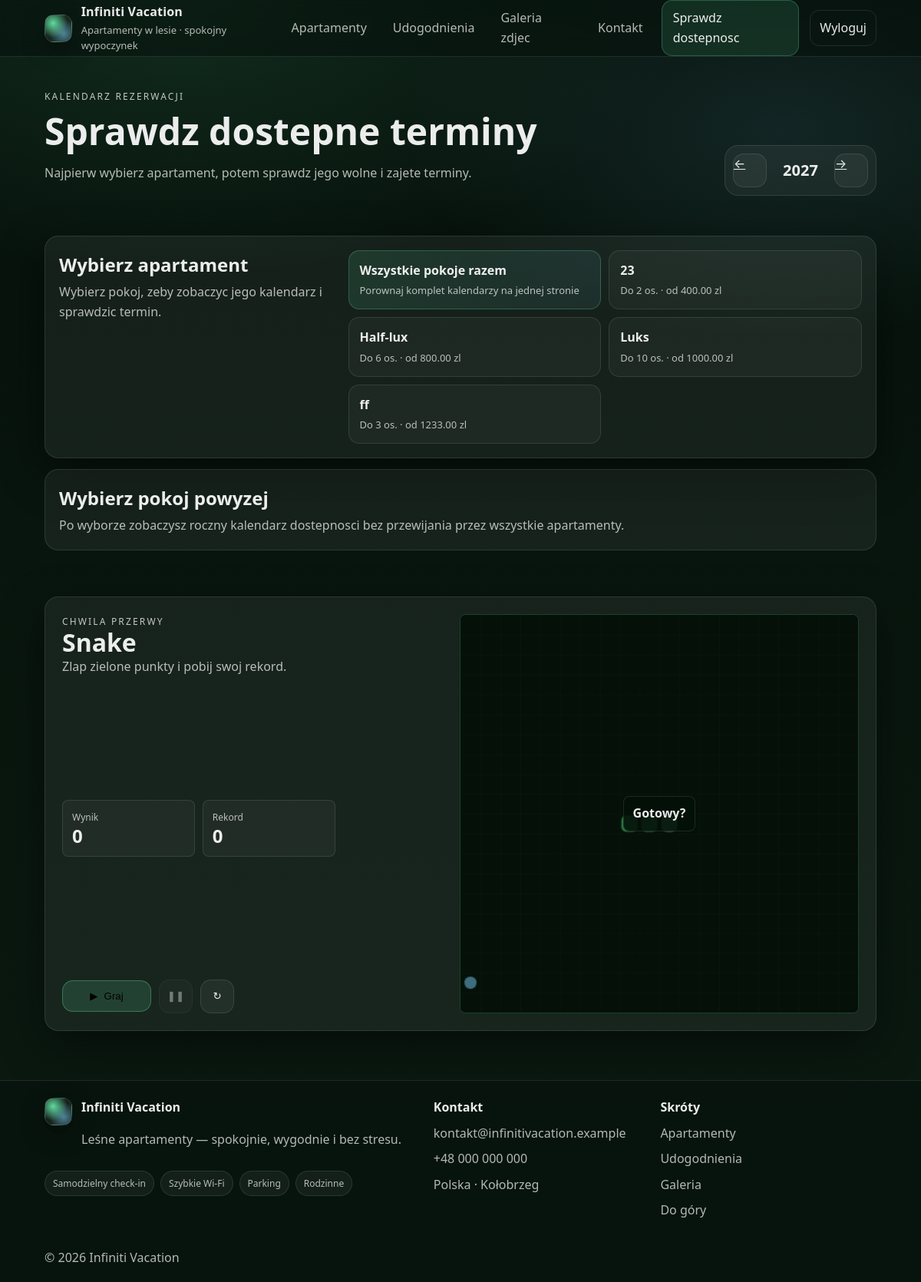
The page /website/availability/?year=2027 (signed in) on the database its author committed.
### infiniti_vacation/models.py (models this page shows, shortened)
class Apartment(models.Model):
    name = models.CharField(_("Name"), max_length=120)
    slug = models.SlugField(_("Slug"), max_length=140, unique=True)
    short_description = models.CharField(
        _("Short description"), max_length=220, blank=True
    )
    description = models.TextField(_("Description"), blank=True)
    guests_max = models.PositiveSmallIntegerField(_("Max guests"), default=2)
    beds = models.PositiveSmallIntegerField(_("Beds"), default=1)
    has_kitchen = models.BooleanField(_("Kitchen"), default=False)
    has_terrace = models.BooleanField(_("Terrace"), default=False)
    forest_view = models.BooleanField(_("Forest view"), default=True)
    price_per_night_pln = models.DecimalField(
        _("Price per night (PLN)"), max_digits=8, decimal_places=2
    )
    cover_image_path = models.CharField(
        _("Cover image path"),
        max_length=255,
        blank=True,
        help_text=_(
            "Example: infinitivacation/img/apt-1.jpg or static path: "
            "infiniti_vacation/img/slide-1.jpg"
        ),
    )
    is_active = models.BooleanField(_("Active"), default=True)
    created_at = models.DateTimeField(_("Created at"), auto_now_add=True)
    updated_at = models.DateTimeField(_("Updated at"), auto_now=True)
    class Meta:
        verbose_name = _("Apartment")
        verbose_name_plural = _("Apartments")
        ordering = ["name"]
        indexes = [
            models.Index(fields=["is_active"]),
            models.Index(fields=["slug"]),
        ]

### infiniti_vacation/views.py (the view, shortened to what this page needs)
# urls.py: path("availability/", availability, name="availability"),
@login_required(login_url="infiniti_vacation:website_login")
def availability(request):
    current_year = timezone.localdate().year
    raw_year = request.GET.get("year")
    try:
        year = int(raw_year) if raw_year else current_year
    except (TypeError, ValueError):
        year = current_year
    year = max(current_year - 1, min(current_year + 2, year))
    year_start = date(year, 1, 1)
    year_end = date(year + 1, 1, 1)
    apartments = list(Apartment.objects.filter(is_active=True).order_by("name"))
    selected_slug = request.GET.get("room")
    view_all_rooms = request.GET.get("view") == "all"
    selected_apartment = next(
        (apartment for apartment in apartments if apartment.slug == selected_slug),
        None,
    )
    if view_all_rooms:
        selected_apartment = None
    selected_room_query = ""
    if view_all_rooms:
        selected_room_query = "&view=all"
    elif selected_apartment:
        selected_room_query = f"&room={selected_apartment.slug}"
    booking_filter = {"apartment__in": apartments} if view_all_rooms else {"apartment": selected_apartment}
    bookings = (
        Booking.objects.select_related("apartment")
        .filter(
            **booking_filter,
            start_date__lt=year_end,
            end_date__gt=year_start,
        )
        .exclude(status=Booking.Status.CANCELLED)
        .order_by("start_date")
    )
    price_ranges = (
        ApartmentPrice.objects.select_related("apartment")
        .filter(
            **booking_filter,
            start_date__lt=year_end,
            end_date__gte=year_start,
        )
        .order_by("start_date")
    )
    check_in = _parse_date(request.GET.get("check_in"))
    check_out = _parse_date(request.GET.get("check_out"))
    range_error = ""
    availability_result = None
    availability_results = []
    selected_calendar = None
    calendars = []
    return render(
        request,
        "infiniti_vacation/availability.html",
        {
            "year": year,
            "current_year": current_year,
            "previous_year": year - 1,
            "next_year": year + 1,
            "can_show_previous_year": year > current_year - 1,
            "can_show_next_year": year < current_year + 2,
            "selected_room_query": selected_room_query,
            "view_all_rooms": view_all_rooms,
            "apartments": apartments,
            "selected_apartment": selected_apartment,
            "calendar": selected_calendar,
            "calendars": calendars,
            "check_in": check_in,
            "check_out": check_out,
            "range_error": range_error,
            "availability_result": availability_result,
            "availability_results": availability_results,
        },
    )

### infiniti_vacation/views.py (called while the page is built)
def _parse_date(value):
    if not value:
        return None
    try:
        return date.fromisoformat(value)
    except ValueError:
        return None

### infiniti_vacation/templates/infiniti_vacation/availability.html (shortened to what this page needs)
{% load static %}
<!doctype html>
<html lang="pl">
<head>
  <link rel="stylesheet" href="{% static 'infiniti_vacation/css/site.css' %}?v=availability-5">
  <link rel="stylesheet" href="{% static 'infiniti_vacation/css/snake-game.css' %}?v=1">
</head>
<body>
  {% include "infiniti_vacation/partials/header.html" %}
  <main id="main" class="availability-page">
    <section class="section availability-hero">
      <div class="container availability-hero-inner">
        <div>
          <p class="hero-kicker">Kalendarz rezerwacji</p>
          <h1>Sprawdz dostepne terminy</h1>
          <p class="muted">Najpierw wybierz apartament, potem sprawdz jego wolne i zajete terminy.</p>
        </div>
        <div class="year-switcher" aria-label="Wybierz rok">
          {% if can_show_previous_year %}
            <a class="icon-btn" href="{% url 'infiniti_vacation:availability' %}?year={{ previous_year }}{{ selected_room_query }}" aria-label="Poprzedni rok">&larr;</a>
          {% else %}
            <span class="icon-btn is-disabled" aria-hidden="true">&larr;</span>
          {% endif %}
          <strong>{{ year }}</strong>
          {% if can_show_next_year %}
            <a class="icon-btn" href="{% url 'infiniti_vacation:availability' %}?year={{ next_year }}{{ selected_room_query }}" aria-label="Nastepny rok">&rarr;</a>
          {% else %}
            <span class="icon-btn is-disabled" aria-hidden="true">&rarr;</span>
          {% endif %}
        </div>
      </div>
    </section>
    <section class="section">
      <div class="container">
        <div class="room-picker card" aria-label="Wybierz apartament">
          <div class="room-picker-copy">
            <h2>Wybierz apartament</h2>
            <p class="muted">
              {% if view_all_rooms %}
                Pokazujesz wszystkie pokoje razem.
              {% elif selected_apartment %}
                Kalendarz ponizej pokazuje tylko wybrany pokoj.
              {% else %}
                Wybierz pokoj, zeby zobaczyc jego kalendarz i sprawdzic termin.
              {% endif %}
            </p>
          </div>
          <div class="room-picker-list">
            <a
              class="room-picker-item room-picker-all{% if view_all_rooms %} is-selected{% endif %}"
              href="{% url 'infiniti_vacation:availability' %}?year={{ year }}&view=all"
            >
              <strong>Wszystkie pokoje razem</strong>
              <span>Porownaj komplet kalendarzy na jednej stronie</span>
            </a>
            {% for apartment in apartments %}
              <a
                class="room-picker-item{% if selected_apartment and apartment.pk == selected_apartment.pk %} is-selected{% endif %}"
                href="{% url 'infiniti_vacation:availability' %}?year={{ year }}&room={{ apartment.slug }}"
              >
                <strong>{{ apartment.name }}</strong>
                <span>Do {{ apartment.guests_max }} os. &middot; od {{ apartment.price_per_night_pln }} zl</span>
              </a>
            {% empty %}
              <p class="muted">Brak aktywnych apartamentow do wyboru.</p>
            {% endfor %}
          </div>
        </div>
        {% if apartments and not selected_apartment and not view_all_rooms %}
          <div class="room-empty-state card">
            <h2>Wybierz pokoj powyzej</h2>
            <p class="muted">Po wyborze zobaczysz roczny kalendarz dostepnosci bez przewijania przez wszystkie apartamenty.</p>
          </div>
        {% endif %}
      </div>
    </section>
    {% include "infiniti_vacation/partials/snake_game.html" %}
  </main>
  {% include "infiniti_vacation/partials/footer.html" %}
</body>
</html>

### infiniti_vacation/static/infiniti_vacation/css/site.css (style rules this page uses)
html { scroll-behavior: smooth; }
:root { --bg0: #06110b; --bg1: #0b1a11; --card: rgba(255,255,255,.06); --card2: rgba(255,255,255,.10); --line: rgba(255,255,255,.10); --text: rgba(255,255,255,.92); --muted: rgba(255,255,255,.70); --accent: #69f0ae; --accent2: #7dd3fc; --good: #86efac; --shadow: 0 20px 60px rgba(0,0,0,.45); --radius: 18px; --max: 1120px; }
* { box-sizing:border-box }
html,body { height:100% }
body { margin:0; color:var(--text); font: 16px/1.6 ui-sans-serif, system-ui, -apple-system, Segoe UI, Roboto, Arial; background: radial-gradient(1100px 600px at 20% 0%, rgba(105,240,174,.12), transparent 60%), radial-gradient(900px 500px at 85% 10%, rgba(125,211,252,.10), transparent 55%), linear-gradient(180deg, var(--bg0), var(--bg1)); }
a { color:inherit }
.container { max-width:var(--max); margin:0 auto; padding:0 18px }
h1 { font-size: clamp(34px, 4vw, 54px); line-height:1.08; margin:0 0 12px; }
.card { border-radius: var(--radius); background: var(--card); border: 1px solid var(--line); box-shadow: var(--shadow); }
.section { padding:26px 0 }
.muted { color:var(--muted) }
.hero-kicker { margin: 0 0 10px; letter-spacing: .18em; text-transform: uppercase; font-size: 12px; color: rgba(255,255,255,.75); }
.icon-btn { width:44px; height:44px; border-radius:14px; border:1px solid var(--line); background: rgba(255,255,255,.05); color: var(--text); cursor:pointer; }
.availability-page { min-height: calc(100vh - 68px); }
.availability-hero { padding-top: 42px; }
.availability-hero-inner { display:flex; align-items:flex-end; justify-content:space-between; gap: 18px; }
.availability-hero h1 { margin: 0 0 8px; }
.year-switcher { display:flex; align-items:center; gap: 12px; padding: 10px; border-radius: 18px; border: 1px solid var(--line); background: rgba(255,255,255,.05); }
.year-switcher strong { min-width: 64px; text-align:center; font-size: 20px; }
.room-picker { display:grid; grid-template-columns: minmax(220px, .7fr) minmax(0, 1.3fr); gap: 16px; align-items:start; padding: 18px; }
.room-picker h2, .room-picker p { margin: 0; }
.room-picker h2 { margin-bottom: 4px; }
.room-picker-list { display:grid; grid-template-columns: repeat(2, minmax(0, 1fr)); gap: 10px; }
.room-picker-item { display:flex; flex-direction:column; gap: 3px; min-width: 0; padding: 13px 14px; border-radius: 14px; text-decoration:none; border: 1px solid var(--line); background: rgba(255,255,255,.04); }
.room-picker-all { background: linear-gradient(135deg, rgba(105,240,174,.12), rgba(125,211,252,.08)); border-color: rgba(105,240,174,.24); }
.room-picker-item span { color: var(--muted); font-size: 13px; }
.room-empty-state { margin-top: 14px; padding: 18px; box-shadow:none; }
.room-empty-state h2, .room-empty-state p { margin: 0; }
.room-empty-state h2 { margin-bottom: 4px; }

### rows shown on the page
Apartment: name "23", guests_max "2", price_per_night_pln "400.00"
Apartment: name "Half-lux", guests_max "6", price_per_night_pln "800.00"
Apartment: name "Luks", guests_max "10", price_per_night_pln "1000.00"
Apartment: name "ff", guests_max "3", price_per_night_pln "1233.00"

### other values the page prints
{{ year }} "2027"
